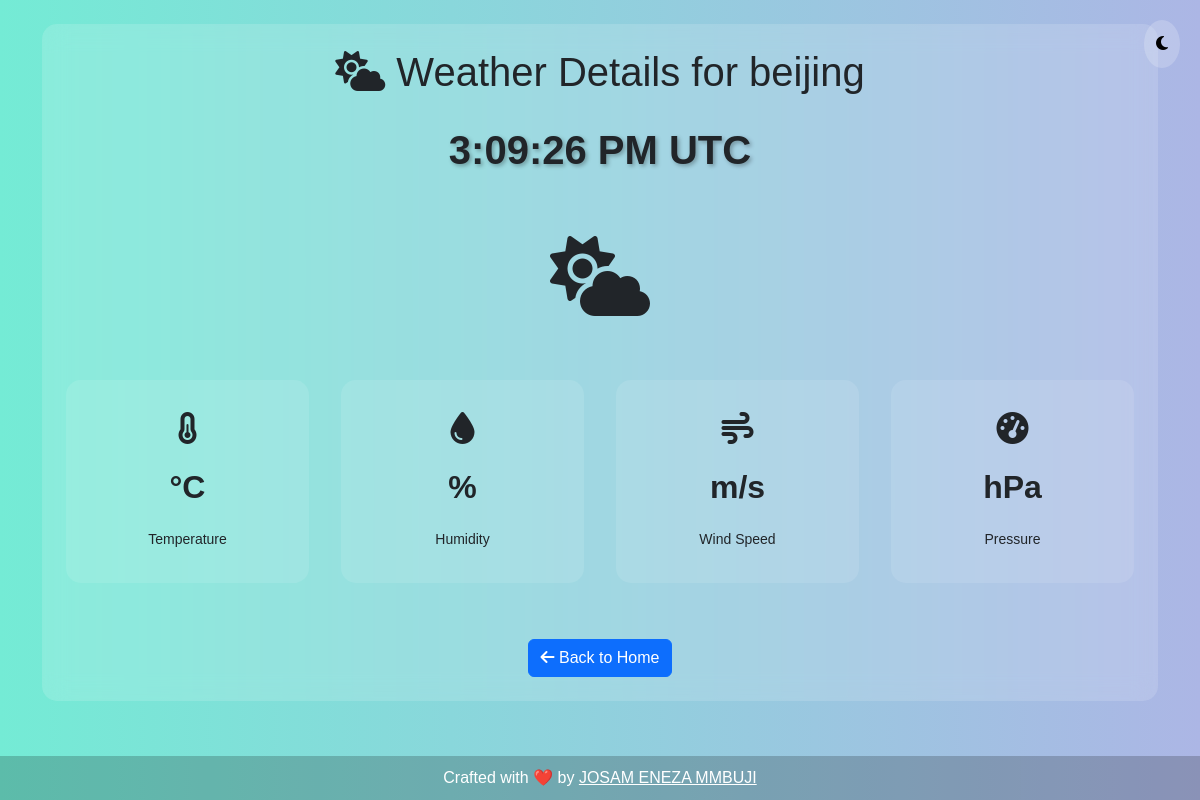
The page /detail/3/ on the database as committed earlier.
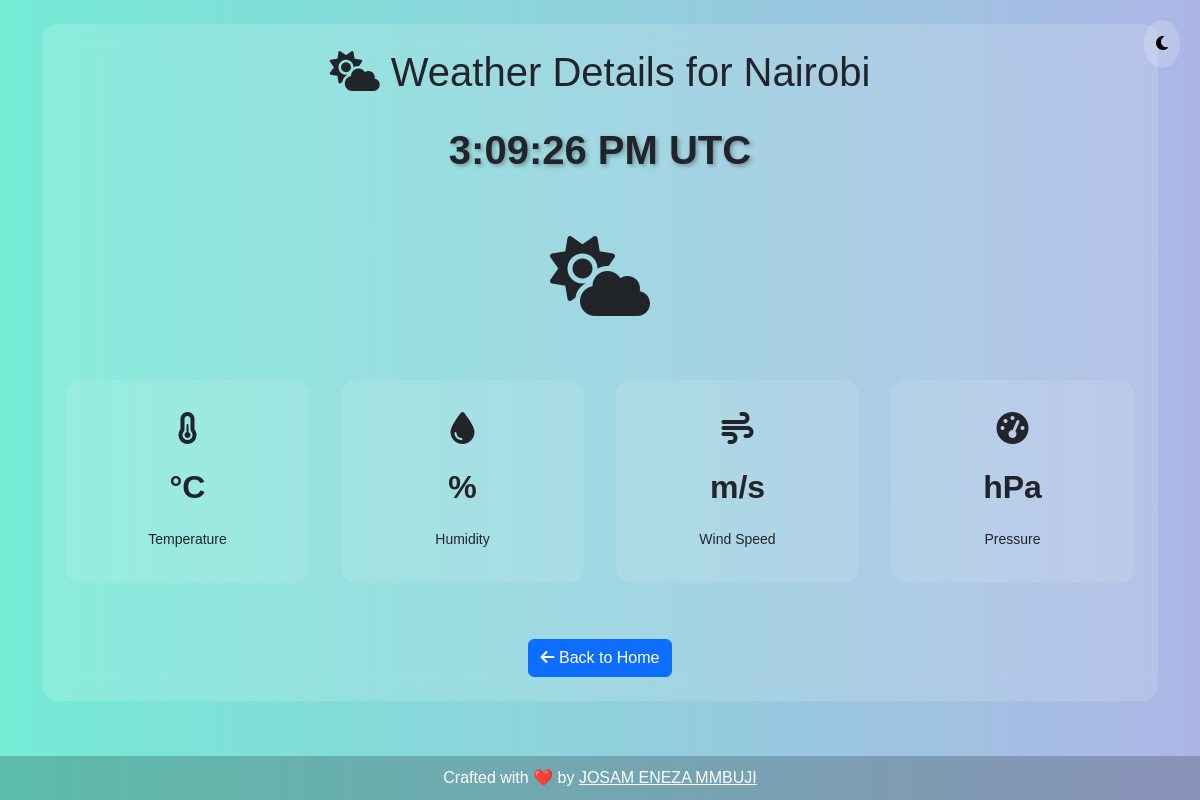
The same page on the database as committed later.
### weather/models.py (models this page shows, shortened)
class City(models.Model):
    name = models.CharField(max_length=100, unique=True)
    timezone = models.CharField(max_length=50, default='UTC')
    latitude = models.FloatField(default=0)
    longitude = models.FloatField(default=0)
    created_at = models.DateTimeField(auto_now_add=True)

### weather/views.py (the view)
# urls.py: path('detail/<int:city_id>/', views.detail, name='detail'),
def detail(request, city_id):
    city = get_object_or_404(City, pk=city_id)
    weather_data = get_weather_data(city.name, settings.OPENWEATHERMAP_API_KEY)
    return render(request, 'weather/detail.html', {'weather_data': weather_data, 'city': city})

### weather/utils.py (called while the page is built)
def get_weather_data(city_name, api_key):
    base_url = "http://api.openweathermap.org/data/2.5/weather"
    params = {
        'q': city_name,
        'appid': api_key,
        'units': 'metric'
    }
    try:
        response = requests.get(base_url, params=params)
        response.raise_for_status()
        data = response.json()
        print("Raw API Data:", data)
        return data
    except requests.exceptions.RequestException as e:
        print(f"Error fetching weather data: {e}")
        return None
    except ValueError as e:
        print(f"Error decoding JSON data: {e}")
        return None

### weather/templates/weather/detail.html (shortened to what this page needs)
<!DOCTYPE html>
<html lang="en">
<head>
    <link rel="stylesheet" href="https://cdn.jsdelivr.net/npm/bootstrap@5.3.0/dist/css/bootstrap.min.css">
    <link rel="stylesheet" href="https://cdnjs.cloudflare.com/ajax/libs/font-awesome/6.4.2/css/all.min.css">
</head>
<body>
    <button class="toggle-btn" onclick="toggleDarkMode()"><i class="fas fa-moon"></i></button>
    <div class="container py-4">
        <div class="card p-4">
            <h1 class="text-center mb-4"><i class="fas fa-cloud-sun"></i> Weather Details for {{ city.name }}</h1>
            <div id="clock" class="mb-4"></div>
            <div class="weather-icon">
                {% if weather_data.weather.0.main == "Clear" %}
                    <i class="fas fa-sun"></i>
                {% elif weather_data.weather.0.main == "Clouds" %}
                    <i class="fas fa-cloud"></i>
                {% elif weather_data.weather.0.main == "Rain" %}
                    <i class="fas fa-cloud-rain"></i>
                {% else %}
                    <i class="fas fa-cloud-sun"></i>
                {% endif %}
            </div>
            <div class="detail-metrics">
                <div class="metric-card">
                    <i class="fas fa-thermometer-half fa-2x"></i>
                    <div class="metric-value">{{ weather_data.main.temp }}°C</div>
                    <small>Temperature</small>
                </div>
                <div class="metric-card">
                    <i class="fas fa-tint fa-2x"></i>
                    <div class="metric-value">{{ weather_data.main.humidity }}%</div>
                    <small>Humidity</small>
                </div>
                <div class="metric-card">
                    <i class="fas fa-wind fa-2x"></i>
                    <div class="metric-value">{{ weather_data.wind.speed }} m/s</div>
                    <small>Wind Speed</small>
                </div>
                <div class="metric-card">
                    <i class="fas fa-tachometer-alt fa-2x"></i>
                    <div class="metric-value">{{ weather_data.main.pressure }} hPa</div>
                    <small>Pressure</small>
                </div>
            </div>
            <div class="text-center mt-4">
                <a href="{% url 'home' %}" class="btn btn-primary">
                    <i class="fas fa-arrow-left"></i> Back to Home
                </a>
            </div>
        </div>
    </div>
    <div class="footer">
        Crafted with ❤️ by <a href="https://github.com/" target="_blank" style="color: inherit;">JOSAM ENEZA MMBUJI</a>
    </div>
</body>
</html>

### weather/templates/weather/detail.html (style rules this page uses)
body { background: linear-gradient(to right, #74ebd5, #acb6e5); color: white; min-height: 100vh; transition: background 0.5s, color 0.5s; font-family: 'Arial', sans-serif; }
.card { background: rgba(255, 255, 255, 0.15); border: none; backdrop-filter: blur(12px); border-radius: 15px; }
.toggle-btn { position: fixed; top: 20px; right: 20px; background: rgba(255, 255, 255, 0.2); border: none; padding: 12px; border-radius: 50%; cursor: pointer; transition: all 0.3s ease; z-index: 1001; }
#clock { font-size: 2.5rem; font-weight: bold; text-align: center; text-shadow: 2px 2px 4px rgba(0,0,0,0.3); margin-bottom: 2rem; }
.detail-metrics { display: grid; grid-template-columns: repeat(auto-fit, minmax(200px, 1fr)); gap: 2rem; margin: 2rem 0; }
.metric-card { padding: 2rem; background: rgba(255, 255, 255, 0.1); border-radius: 15px; text-align: center; }
.metric-value { font-size: 2rem; font-weight: bold; margin: 1rem 0; }
.weather-icon { text-align: center; margin: 2rem 0; }
.weather-icon i { font-size: 5rem; }
.footer { position: fixed; left: 0; bottom: 0; width: 100%; background-color: rgba(0, 0, 0, 0.2); color: white; text-align: center; padding: 10px 0; z-index: 1000; }

Rows that differ between the two databases and show on the page:
changed City: name "beijing" → "Nairobi"
